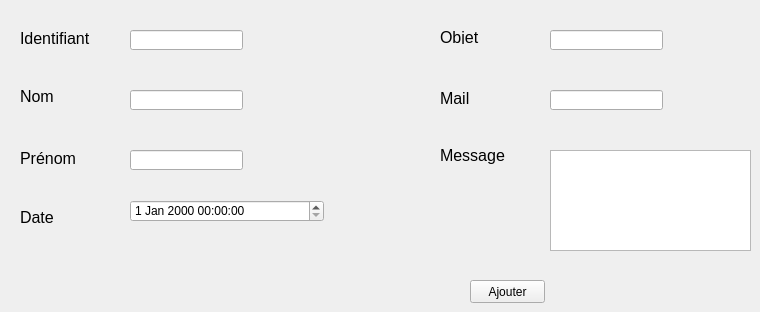
     <widget class="QWidget" name="tab_6">
      <attribute name="title">
       <string>Ajouter une réclamation</string>
      </attribute>
      <widget class="QLabel" name="label_10">
       <property name="geometry">
        <rect>
         <x>20</x>
         <y>30</y>
         <width>91</width>
         <height>16</height>
        </rect>
       </property>
       <property name="font">
        <font>
         <pointsize>12</pointsize>
         <weight>50</weight>
         <bold>false</bold>
        </font>
       </property>
       <property name="text">
        <string>Identifiant</string>
       </property>
      </widget>
      <widget class="QLabel" name="label_11">
       <property name="geometry">
        <rect>
         <x>20</x>
         <y>90</y>
         <width>47</width>
         <height>13</height>
        </rect>
       </property>
       <property name="font">
        <font>
         <pointsize>12</pointsize>
         <weight>50</weight>
         <bold>false</bold>
        </font>
       </property>
       <property name="text">
        <string>Nom</string>
       </property>
      </widget>
      <widget class="QLabel" name="label_12">
       <property name="geometry">
        <rect>
         <x>20</x>
         <y>150</y>
         <width>81</width>
         <height>16</height>
        </rect>
       </property>
       <property name="font">
        <font>
         <pointsize>12</pointsize>
         <weight>50</weight>
         <bold>false</bold>
        </font>
       </property>
       <property name="text">
        <string>Prénom</string>
       </property>
      </widget>
      <widget class="QLineEdit" name="lineEdit_id_4">
       <property name="geometry">
        <rect>
         <x>130</x>
         <y>30</y>
         <width>113</width>
         <height>20</height>
        </rect>
       </property>
      </widget>
      <widget class="QLineEdit" name="lineEdit_nom_3">
       <property name="geometry">
        <rect>
         <x>130</x>
         <y>90</y>
         <width>113</width>
         <height>20</height>
        </rect>
       </property>
      </widget>
      <widget class="QLineEdit" name="lineEdit_prenom_3">
       <property name="geometry">
        <rect>
         <x>130</x>
         <y>150</y>
         <width>113</width>
         <height>20</height>
        </rect>
       </property>
      </widget>
      <widget class="QPushButton" name="pb_ajouter_2">
       <property name="geometry">
        <rect>
         <x>470</x>
         <y>280</y>
         <width>75</width>
         <height>23</height>
        </rect>
       </property>
       <property name="font">
        <font>
         <weight>50</weight>
         <bold>false</bold>
        </font>
       </property>
       <property name="text">
        <string>Ajouter</string>
       </property>
      </widget>
      <widget class="QLabel" name="label_13">
       <property name="geometry">
        <rect>
         <x>20</x>
         <y>210</y>
         <width>47</width>
         <height>14</height>
        </rect>
       </property>
       <property name="font">
        <font>
         <pointsize>12</pointsize>
         <weight>50</weight>
         <bold>false</bold>
        </font>
       </property>
       <property name="text">
        <string>Date</string>
       </property>
      </widget>
      <widget class="QLabel" name="label_21">
       <property name="geometry">
        <rect>
         <x>440</x>
         <y>30</y>
         <width>47</width>
         <height>14</height>
        </rect>
       </property>
       <property name="font">
        <font>
         <pointsize>12</pointsize>
         <weight>50</weight>
         <bold>false</bold>
        </font>
       </property>
       <property name="text">
        <string>Objet</string>
       </property>
      </widget>
      <widget class="QLineEdit" name="lineEdit_objet">
       <property name="geometry">
        <rect>
         <x>550</x>
         <y>30</y>
         <width>113</width>
         <height>20</height>
        </rect>
       </property>
      </widget>
      <widget class="QLineEdit" name="lineEdit_mail_3">
       <property name="geometry">
        <rect>
         <x>550</x>
         <y>90</y>
         <width>113</width>
         <height>20</height>
        </rect>
       </property>
      </widget>
      <widget class="QLabel" name="label_22">
       <property name="geometry">
        <rect>
         <x>440</x>
         <y>90</y>
         <width>61</width>
         <height>16</height>
        </rect>
       </property>
       <property name="font">
        <font>
         <pointsize>12</pointsize>
         <weight>50</weight>
         <bold>false</bold>
        </font>
       </property>
       <property name="text">
        <string>Mail</string>
       </property>
      </widget>
      <widget class="QLabel" name="label_23">
       <property name="geometry">
        <rect>
         <x>440</x>
         <y>140</y>
         <width>141</width>
         <height>31</height>
        </rect>
       </property>
       <property name="font">
        <font>
         <pointsize>12</pointsize>
         <weight>50</weight>
         <bold>false</bold>
        </font>
       </property>
       <property name="text">
        <string>Message</string>
       </property>
      </widget>
      <widget class="QDateTimeEdit" name="dateTimeEdit">
       <property name="geometry">
        <rect>
         <x>130</x>
         <y>200</y>
         <width>194</width>
         <height>22</height>
        </rect>
       </property>
      </widget>
      <widget class="QTextEdit" name="textEdit">
       <property name="geometry">
        <rect>
         <x>550</x>
         <y>150</y>
         <width>201</width>
         <height>101</height>
        </rect>
       </property>
      </widget>
     </widget>
